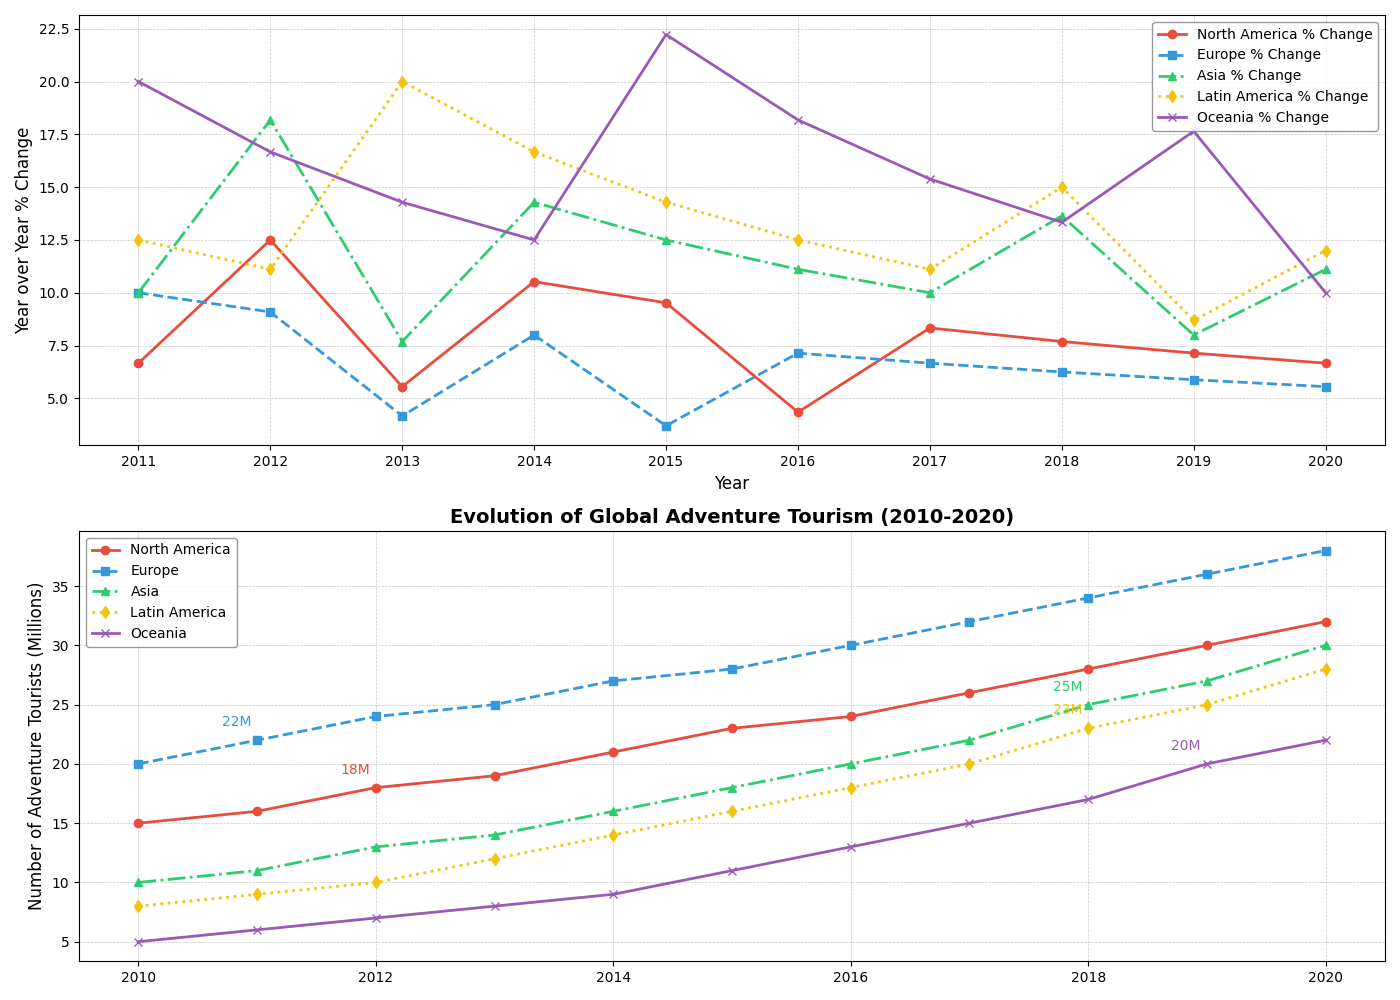

Write the Python code that produced this figure.
import matplotlib.pyplot as plt
import numpy as np
from matplotlib.ticker import MaxNLocator

years = np.arange(2010, 2021)

north_america = np.array([15, 16, 18, 19, 21, 23, 24, 26, 28, 30, 32])
europe = np.array([20, 22, 24, 25, 27, 28, 30, 32, 34, 36, 38])
asia = np.array([10, 11, 13, 14, 16, 18, 20, 22, 25, 27, 30])
latin_america = np.array([8, 9, 10, 12, 14, 16, 18, 20, 23, 25, 28])
oceania = np.array([5, 6, 7, 8, 9, 11, 13, 15, 17, 20, 22])

percent_change_na = np.diff(north_america) / north_america[:-1] * 100
percent_change_eu = np.diff(europe) / europe[:-1] * 100
percent_change_asia = np.diff(asia) / asia[:-1] * 100
percent_change_la = np.diff(latin_america) / latin_america[:-1] * 100
percent_change_oceania = np.diff(oceania) / oceania[:-1] * 100

fig, axs = plt.subplots(2, 1, figsize=(14, 10))

axs[0].plot(years[1:], percent_change_na, label='North America % Change', marker='o', color='#e74c3c', linestyle='-', linewidth=2)
axs[0].plot(years[1:], percent_change_eu, label='Europe % Change', marker='s', color='#3498db', linestyle='--', linewidth=2)
axs[0].plot(years[1:], percent_change_asia, label='Asia % Change', marker='^', color='#2ecc71', linestyle='-.', linewidth=2)
axs[0].plot(years[1:], percent_change_la, label='Latin America % Change', marker='d', color='#f1c40f', linestyle=':', linewidth=2)
axs[0].plot(years[1:], percent_change_oceania, label='Oceania % Change', marker='x', color='#9b59b6', linestyle='-', linewidth=2)

axs[0].set_xlabel("Year", fontsize=12)
axs[0].set_ylabel("Year over Year % Change", fontsize=12)
axs[0].legend(loc='upper right', fontsize=10, edgecolor='gray')
axs[0].grid(True, linestyle='--', linewidth=0.5, alpha=0.7)
axs[0].xaxis.set_major_locator(MaxNLocator(integer=True))

axs[1].plot(years, north_america, label='North America', marker='o', color='#e74c3c', linestyle='-', linewidth=2)
axs[1].plot(years, europe, label='Europe', marker='s', color='#3498db', linestyle='--', linewidth=2)
axs[1].plot(years, asia, label='Asia', marker='^', color='#2ecc71', linestyle='-.', linewidth=2)
axs[1].plot(years, latin_america, label='Latin America', marker='d', color='#f1c40f', linestyle=':', linewidth=2)
axs[1].plot(years, oceania, label='Oceania', marker='x', color='#9b59b6', linestyle='-', linewidth=2)

for region, color, data in zip(
    ['North America', 'Europe', 'Asia', 'Latin America', 'Oceania'],
    ['#e74c3c', '#3498db', '#2ecc71', '#f1c40f', '#9b59b6'],
    [north_america, europe, asia, latin_america, oceania]
):
    turning_point_index = np.argmax(np.diff(data))
    axs[1].annotate(f"{data[turning_point_index + 1]}M",
                    (years[turning_point_index + 1], data[turning_point_index + 1]),
                    textcoords="offset points", xytext=(-15,10), ha='center', color=color)

axs[1].set_title("Evolution of Global Adventure Tourism (2010-2020)", fontsize=14, fontweight='bold')
axs[1].set_ylabel("Number of Adventure Tourists (Millions)", fontsize=12)
axs[1].legend(loc='upper left', fontsize=10, edgecolor='gray')
axs[1].grid(True, linestyle='--', linewidth=0.5, alpha=0.7)
axs[1].xaxis.set_major_locator(MaxNLocator(integer=True))

plt.tight_layout()
plt.show()
